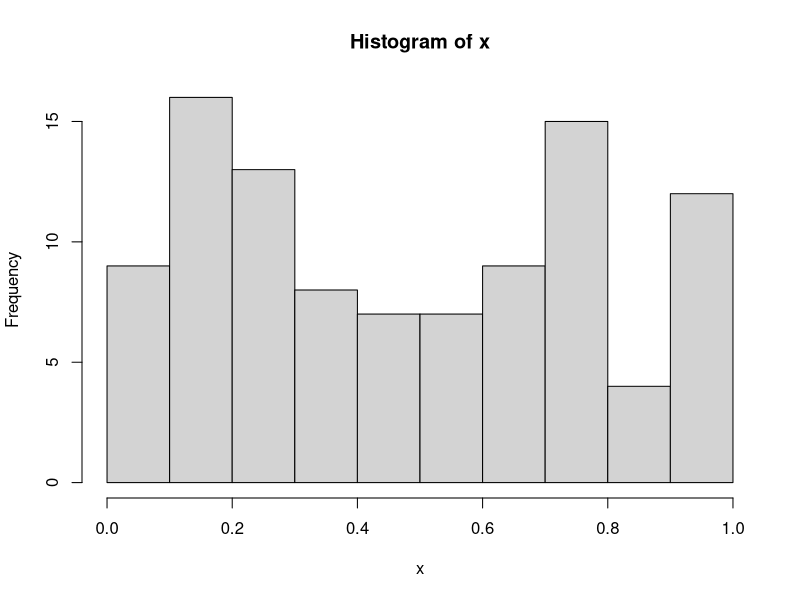

The R script that drew this image:
## ---- chunk 1

Classes = c("Macroéconomie", "Microeconomics II", "Cas de comptabilité Financière", "Business and Human Rights", "Introduction to Data Science", "Introduction to Econometrics")

Times = c("08h15 - 10h00 & 10h15 - 12h00", "10h15 - 12h00 & 12h15 - 14h00", "10h15 - 12h00", "10h15 - 12h00", "14h15 - 18h00", "08h15 - 10h00 & 14h15 - 16h00")

schedule = data.frame(Classes, Times)

library("knitr")

knitr::kable(
  schedule
)

## ---- chunk 2

classes = c("International Management", "Algorithmique Appliquée", "Comptabilité Financière", "Consumer Behavior I", "Contrôle de gestion", "Introduction to Data Science", "Introduction to Econometrics","Optimisation et Gestion des Opérations","Introduction générale à la fiscalité 2021")

times = c("08h15 - 12h00","10h15 - 12h00 & 12h15 - 14h00", "10h15 - 14h00", "14h15 - 18h00", "14h15 - 18h00", "14h15 - 18h00", "08h15 - 10h00 & 14h15 - 16h00", "12h15 - 16h00", "08h15 - 10h00")

schedule = data.frame(classes, times)

library("knitr")

knitr::kable(
  schedule
)

## ---- chunk 3

classes = c("Atelier Entrepreneuriat", "Cas de comptabilité Financière", "Comptabilité Financière", "Consumer Behavior I", "Finance de l'immobilier", "Introduction to Data Science", "Introduction to Econometrics")

times = c("10h15 - 14h00","10h15 - 12h00", "10h15 - 14h00", "14h15 - 18h00", "14h15 - 16h00", "14h15 - 18h00", "08h15 - 10h00 & 14h15 - 16h00")

schedule = data.frame(classes, times)

library("knitr")

knitr::kable(
  schedule
)

## ---- chunk 4

tenRandom = round(runif(10, min=0, max=10))
avgTen = sum(tenRandom)/10

## ---- chunk 5

doubleAvg = avgTen*2


## ---- chunk 6

x = runif(100)
meanX = mean(x)
medianX = median(x)
varianceX = var(x)

## ---- chunk 7

if (meanX == 1/2 || medianX == 1/2 || varianceX == 1/12){
  print("Well... that wasn't suppose to happen! The explanation about why the empirical value isn't equal to the theoretical value does not apply to one of the value below since we found the theoretical value with the data. Compute the file again, no way this happen twice in a row.")
}

## ---- chunk 8

hist(x)

